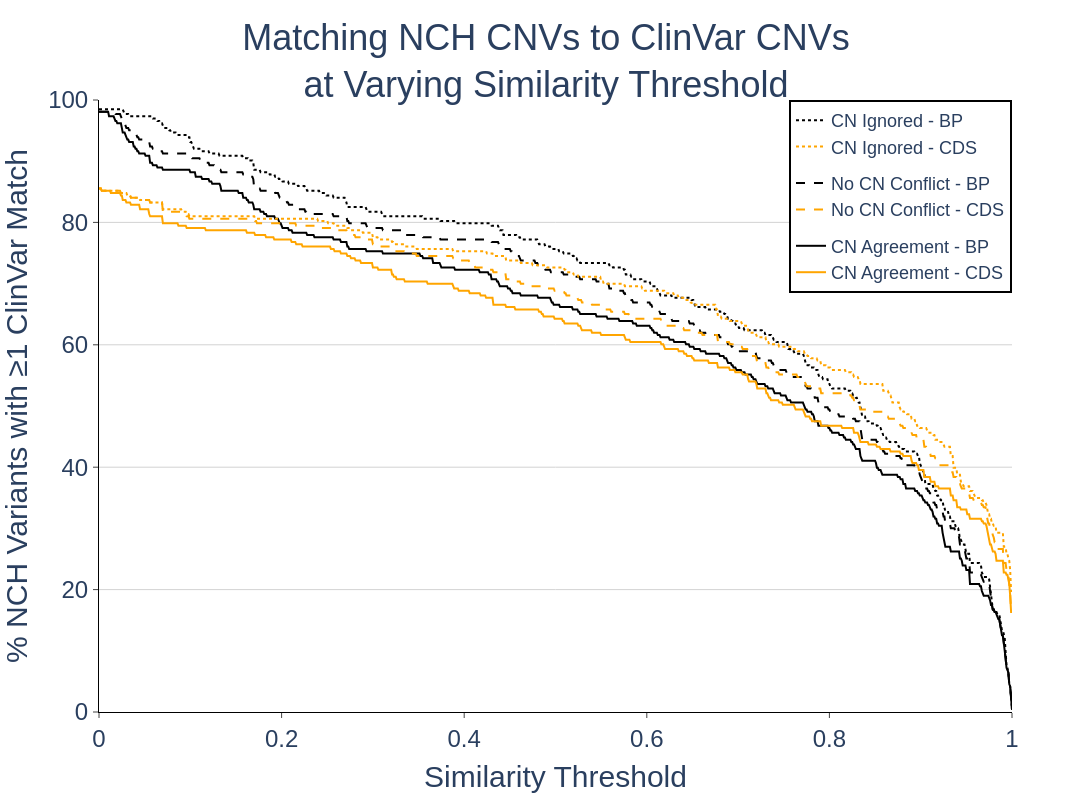

The notebook cell this image was saved under:
### Markdown cell above
## <a id='toc3_4_'></a>[Matching to full search space](#toc0_)

### Code cell
fig = jaccard_matching_figure(match_df)
fig.show()

### Figure 1 — Plotly figure (JSON) as saved in the notebook; plotly's stock layout.template omitted (floating-point values rounded to 4 significant figures; data arrays with more than 128 entries replaced by an {"elided": "..."} marker saying what was removed)
{"data": [{"legendgroup": "ignore", "line": {"dash": "dot"}, "marker": {"color": "black"}, "name": "CN Ignored - BP", "type": "scatter", "x": {"elided": "1001 float values"}, "y": {"elided": "1001 float values"}}, {"legendgroup": "no_disagree", "line": {"dash": "dash"}, "marker": {"color": "black"}, "name": "No CN Conflict - BP", "type": "scatter", "x": {"elided": "1001 float values"}, "y": {"elided": "1001 float values"}}, {"legendgroup": "agree", "line": {"dash": "solid"}, "marker": {"color": "black"}, "name": "CN Agreement - BP", "type": "scatter", "x": {"elided": "1001 float values"}, "y": {"elided": "1001 float values"}}, {"legendgroup": "ignore", "line": {"dash": "dot"}, "marker": {"color": "orange"}, "name": "CN Ignored - CDS", "type": "scatter", "x": {"elided": "1001 float values"}, "y": {"elided": "1001 float values"}}, {"legendgroup": "no_disagree", "line": {"dash": "dash"}, "marker": {"color": "orange"}, "name": "No CN Conflict - CDS", "type": "scatter", "x": {"elided": "1001 float values"}, "y": {"elided": "1001 float values"}}, {"legendgroup": "agree", "line": {"dash": "solid"}, "marker": {"color": "orange"}, "name": "CN Agreement - CDS", "type": "scatter", "x": {"elided": "1001 float values"}, "y": {"elided": "1001 float values"}}], "layout": {"font": {"family": "Arial", "size": 24}, "height": 800, "legend": {"bordercolor": "black", "borderwidth": 2, "font": {"size": 18}, "x": 1, "xanchor": "right", "y": 1, "yanchor": "top"}, "plot_bgcolor": "white", "title": {"font": {"size": 36}, "text": "Matching NCH CNVs to ClinVar CNVs<br>at Varying Similarity Threshold", "x": 0.5}, "width": 1200, "xaxis": {"linecolor": "black", "range": [0, 1], "ticks": "outside", "title": {"font": {"size": 30}, "text": "Similarity Threshold"}}, "yaxis": {"gridcolor": "lightgray", "linecolor": "black", "range": [0, 100], "ticks": "outside", "title": {"font": {"size": 30}, "text": "% NCH Variants with ≥1 ClinVar Match"}}}}
